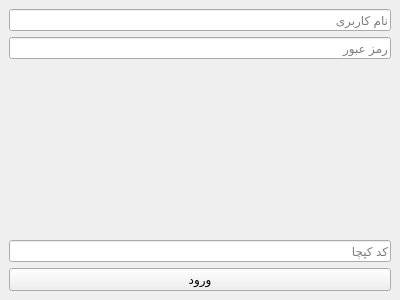
<?xml version="1.0" encoding="UTF-8"?>
<ui version="4.0">
 <class>MainWindow</class>
 <widget class="QMainWindow" name="MainWindow">
  <property name="geometry">
   <rect>
    <x>0</x>
    <y>0</y>
    <width>400</width>
    <height>300</height>
   </rect>
  </property>
  <property name="windowTitle">
   <string>Login</string>
  </property>
  <widget class="QWidget" name="centralwidget">
   <layout class="QVBoxLayout" name="verticalLayout">
    <item>
     <widget class="QLineEdit" name="usernameLineEdit">
      <property name="placeholderText">
       <string>نام کاربری</string>
      </property>
     </widget>
    </item>
    <item>
     <widget class="QLineEdit" name="passwordLineEdit">
      <property name="echoMode">
       <enum>QLineEdit::Password</enum>
      </property>
      <property name="placeholderText">
       <string>رمز عبور</string>
      </property>
     </widget>
    </item>
    <item>
     <widget class="QLabel" name="captchaImage">
      <property name="alignment">
       <set>Qt::AlignCenter</set>
      </property>
     </widget>
    </item>
    <item>
     <widget class="QLineEdit" name="captchaLineEdit">
      <property name="placeholderText">
       <string>کد کپچا</string>
      </property>
     </widget>
    </item>
    <item>
     <widget class="QPushButton" name="loginButton">
      <property name="text">
       <string>ورود</string>
      </property>
     </widget>
    </item>
   </layout>
  </widget>
 </widget>
 <resources/>
 <connections/>
</ui>
